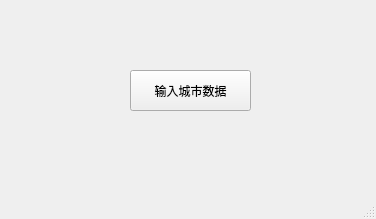
<?xml version="1.0" encoding="UTF-8"?>
<ui version="4.0">
 <class>MainWindow</class>
 <widget class="QMainWindow" name="MainWindow">
  <property name="geometry">
   <rect>
    <x>0</x>
    <y>0</y>
    <width>376</width>
    <height>219</height>
   </rect>
  </property>
  <property name="windowTitle">
   <string>小学在校人数统计</string>
  </property>
  <widget class="QWidget" name="centralwidget">
   <widget class="QPushButton" name="pushButton_2">
    <property name="geometry">
     <rect>
      <x>130</x>
      <y>70</y>
      <width>121</width>
      <height>41</height>
     </rect>
    </property>
    <property name="text">
     <string>输入城市数据</string>
    </property>
   </widget>
  </widget>
  <widget class="QMenuBar" name="menubar">
   <property name="geometry">
    <rect>
     <x>0</x>
     <y>0</y>
     <width>376</width>
     <height>17</height>
    </rect>
   </property>
  </widget>
  <widget class="QStatusBar" name="statusbar"/>
 </widget>
 <resources/>
 <connections/>
</ui>
